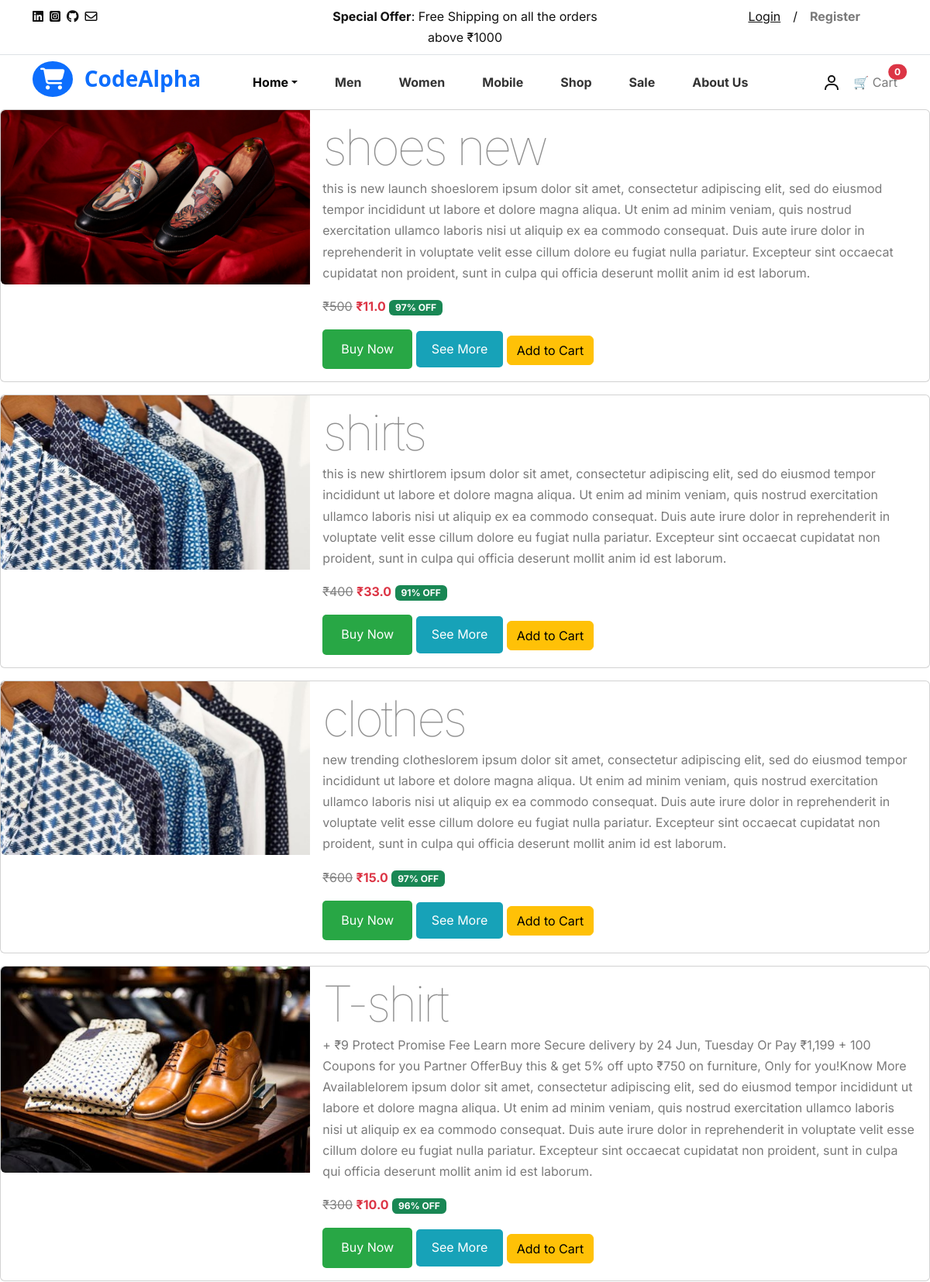
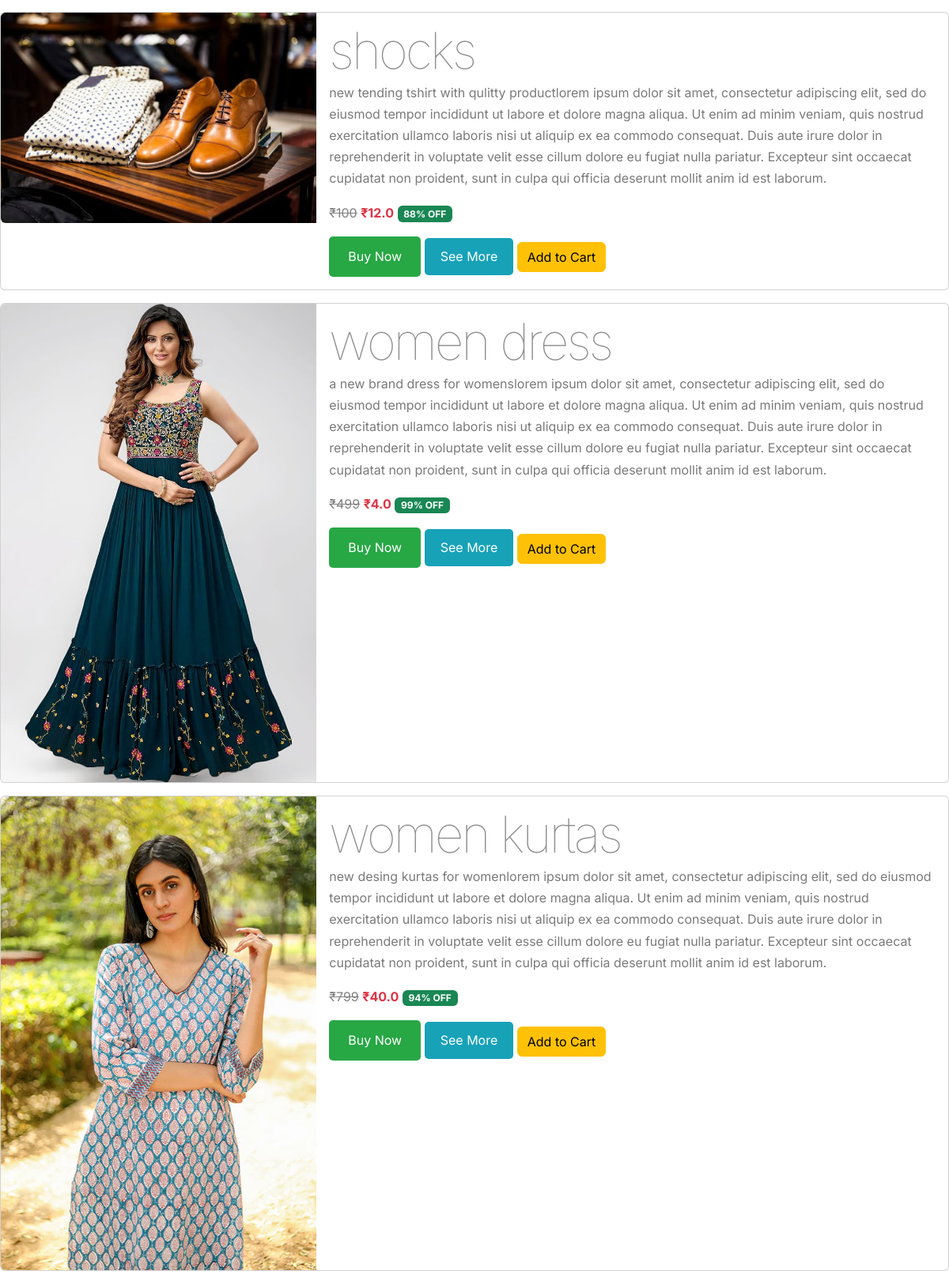
The app's page /men/ (upper part) with its own data (2 pictures, top to bottom).
### store/models.py (models this page shows)
class Product(models.Model):
    pname=models.CharField(max_length=100)
    slug = models.SlugField(unique=True, blank=True)
    pdescription=models.CharField(max_length=200,null=False)
    prize=models.IntegerField(null=False)
    available=models.BooleanField(default=False)
    image = models.ImageField(upload_to='media/product_img')
    discount_price = models.FloatField(blank=True, null=True)  # Optional
    category = models.CharField(max_length=50)
    @property
    def discount_percent(self):
        if self.discount_price and self.prize:
            return int(100 - (self.discount_price / self.prize * 100))
        return 0
    def is_discounted(self):
        return self.discount_price and self.discount_price < self.prize

### store/views.py (the view)
# urls.py: path('men/',views.men),
def men(request):
    product =models.Product.objects.all()
    return render(request,'men.html',{"product":product})

### store/templates/men.html (shortened to what this page needs)
{% load static %}
{% include 'header.html' %}
<!DOCTYPE html>
<html lang="en">
<head>
  <link rel="stylesheet" href="{% static 'css/vendor.css' %}">
  <link rel="stylesheet" type="text/css" href="{% static 'style.css' %}">
  <link href="https://cdn.jsdelivr.net/npm/bootstrap@5.3.7/dist/css/bootstrap.min.css" rel="stylesheet">
</head>
 {% for p in product %}
<div class="card mb-3  hover-shadow " style="max-width:100%;">
  <div class="row g-0">
    <div class="col-md-4">
      <img src="{{p.image.url}}" class="img-fluid rounded-start" alt="...">
    </div>
    <div class="col-md-8">
      <div class="card-body">
        <h5 class="card-title display-3">{{p.pname}}</h5>
        <p class="card-text">{{p.pdescription}}lorem ipsum dolor sit amet, consectetur adipiscing elit, sed do eiusmod tempor incididunt ut labore et dolore magna aliqua. Ut enim ad minim veniam, quis nostrud exercitation ullamco laboris nisi ut aliquip ex ea commodo consequat. Duis aute irure dolor in reprehenderit in voluptate velit esse cillum dolore eu fugiat nulla pariatur. Excepteur sint occaecat cupidatat non proident, sunt in culpa qui officia deserunt mollit anim id est laborum.
        </p>
   {% if p.is_discounted %}
  <p>
    <span style="text-decoration: line-through; color: gray;">₹{{ p.prize }}</span>
    <span class="text-danger fw-bold">₹{{ p.discount_price }}</span>
    <span class="badge bg-success">{{ p.discount_percent }}% OFF</span>
  </p>
{% else %}
  <p class="fw-bold">₹{{ p.prize }}</p>
{% endif %}
<a href="/login/"
   style="display: inline-block;
          padding: 12px 24px;
          background-color: #28a745;
          color: #fff;
          text-decoration: none;
          border-radius: 5px;
          transition: background-color 0.5s;">
   Buy Now
</a>
<a href="/detail/{{p.slug}}"
   style="display: inline-block;
          padding: 10px 20px;
          background-color: #17a2b8;
          color: #fff;
          text-decoration: none;
          border-radius: 5px;
          transition: background-color 0.5s;"
   onmouseover="this.style.backgroundColor='#138496';"
   onmouseout="this.style.backgroundColor='#17a2b8';">
   See More
</a>
<a href="/login/">
       <button onclick="addToCart('{{ p.id }}')" class="btn btn-warning">Add to Cart</button>
      </a>
      </div>
    </div>
  </div>
</div>
{% endfor %}

### store/static/style.css (style rules this page uses)
h1, .h1, h2, .h2, h3, .h3, h4, .h4, h5, .h5, h6, .h6 { font-family: var(--heading-font); font-weight: var(--heading-font-weight); color: var(--heading-color); line-height: var(--heading-line-height); }
a { text-decoration: none; transition: all 0.3s ease-out; }
.btn { --bs-btn-border-radius: 0; }
:root { --accent-color: #333; --black-color: #000; --dark-color: #111; --gray-color-100: #F1F1F1; --gray-color-200: #E1E1E1; --gray-color-300: #D1D1D1; --gray-color-400: #ced4da; --gray-color-500: #adb5bd; --dark-gray-color: #7A7A7A; --bs-light-rgb: rgba(255, 255, 255, 1); --light-color: #fff; --swiper-theme-color: #111 !important; }
:root { --body-font: "Inter", sans-serif; --heading-font: "Inter", sans-serif; --extra-font: "Playfair Display", sans-serif; --subheading-font: "Petit Formal Script", sans-serif; }
*, *::before, *::after { -webkit-box-sizing: border-box; -moz-box-sizing: border-box; box-sizing: border-box; }
html { box-sizing: border-box; }
a { color: var(--dark-color); text-decoration: none; transition: 0.3s color ease-out; }
p { color: var(--dark-gray-color); }
h1, h2, h3, h4, h5 { font-family: var(--heading-font); font-weight: 700; line-height: 1; }
.banner-content .banner-title, .card .card-title { font-weight: 100; line-height: 1em; letter-spacing: -0.2rem; }

### records on screen
Product: image (picture), pname "shoes new", pdescription "this is new launch shoes", prize "500", discount_price "11.0", discount_percent "97"
Product: image (picture), pname "shirts", pdescription "this is new shirt", prize "400", discount_price "33.0", discount_percent "91"
Product: image (picture), pname "clothes", pdescription "new trending clothes", prize "600", discount_price "15.0", discount_percent "97"
Product: image (picture), pname "T-shirt", pdescription "+ ₹9 Protect Promise Fee Learn more Secure delivery by 24 Jun, Tuesday Or Pay ₹1,199 + 100 Coupons for you Partner OfferBuy this & get 5% off upto ₹750 on furniture, Only for you!Know More Available", prize "300", discount_price "10.0", discount_percent "96"
Product: image (picture), pname "shocks", pdescription "new tending tshirt with qulitty product", prize "100", discount_price "12.0", discount_percent "88"
Product: image (picture), pname "women dress", pdescription "a new brand dress for womens", prize "499", discount_price "4.0", discount_percent "99"
Product: image (picture), pname "women kurtas", pdescription "new desing kurtas for women", prize "799", discount_price "40.0", discount_percent "94"

### other values on screen
{{ request.session.cart|length|default:0 }} "0"
